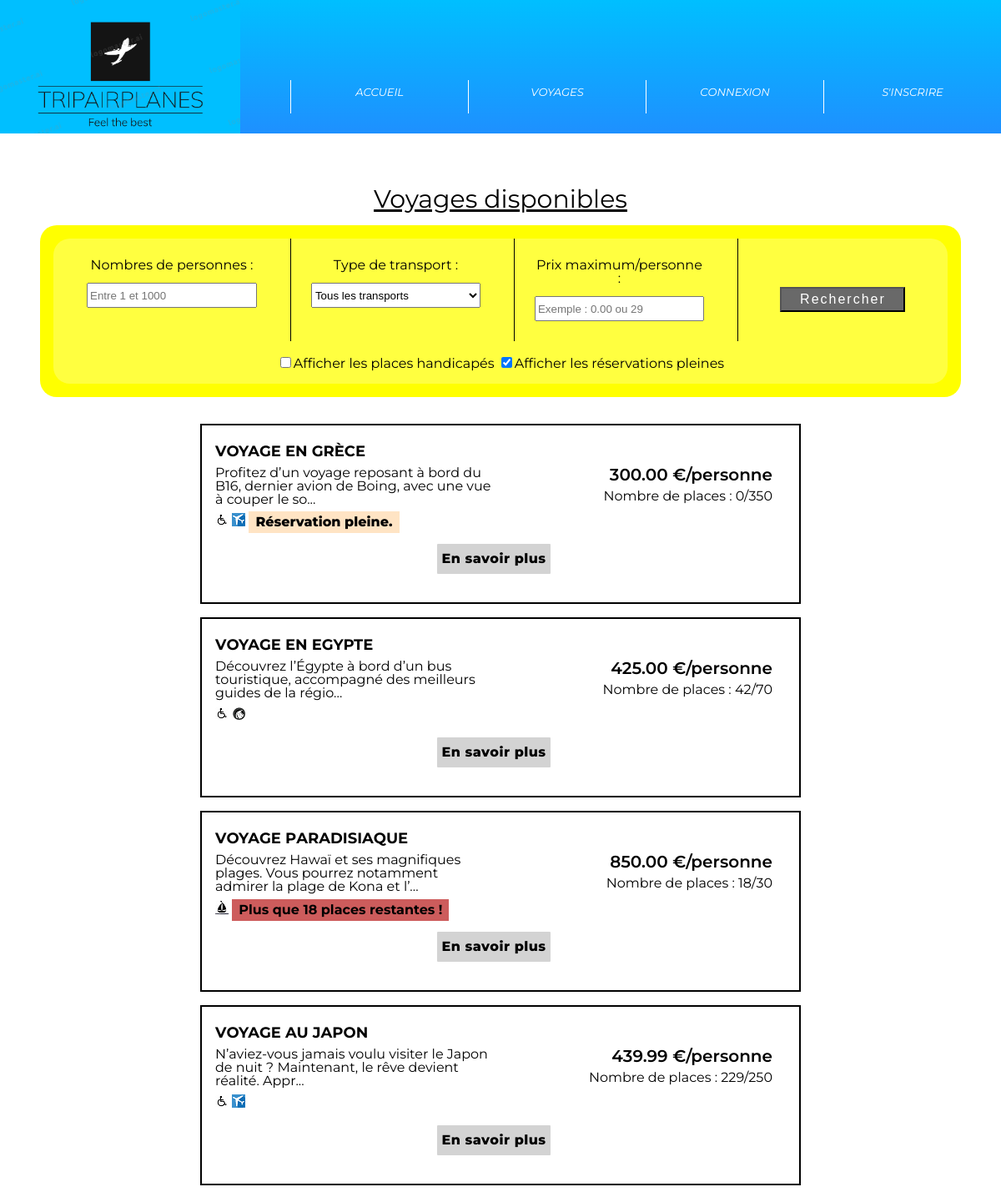
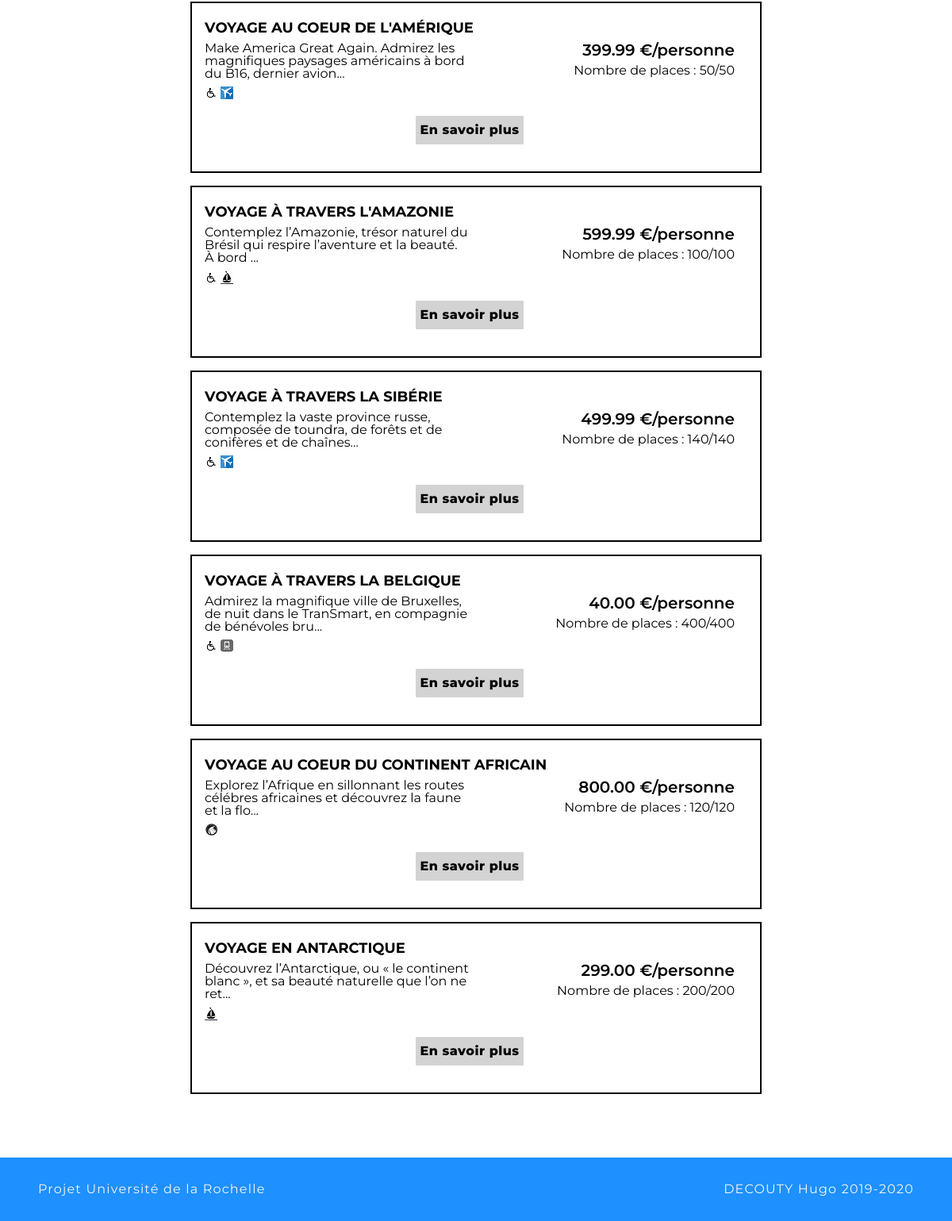
/presentation_voyages.php, run on the app's committed database (2 pictures, top to bottom).
### tables this page shows
CREATE TABLE IF NOT EXISTS `destination` (
  `iddestination` bigint(20) UNSIGNED NOT NULL AUTO_INCREMENT,
  `nom` varchar(40) NOT NULL,
  `description` varchar(300) NOT NULL,
  `transport` varchar(10) DEFAULT 'Autres',
  `nbplaces` int(11) NOT NULL,
  `prix` decimal(10,2) NOT NULL,
  `handicap` char(1) DEFAULT 'N',
  `image` varchar(250) NOT NULL DEFAULT 'images/image_default.jpg',
  PRIMARY KEY (`iddestination`),
  UNIQUE KEY `id_destination` (`iddestination`)
);

### app/controller/controllerVoyage.php (called while the page is built, shortened)
<?php
require_once("app/model/DestinationModel.php");
class controllerVoyage {
    private $model;
    public function __construct()
    {
        $this->model =new DestinationModel();
    }
    public function showVoyages_c(){
        $content = $this->model->showVoyages();
        include_once("app/view/presentation_voyages.php");
    }
}

### app/config/database.php (called while the page is built, shortened)
<?php
    class Database{
        private $host;
        private $db_name;
        private $username;
        private $password;
        public function __construct(){
            $this->host = "localhost";
            $this->db_name = "voyages";
            $this->username = "root";
            $this->password = "";
        }
        public function getConnection(){
            $this->conn = null;
            try{
                $this->conn = new PDO("mysql:host=" . $this->host . ";dbname=" . $this->db_name, $this->username, $this->password);
                $this->conn->exec("set names utf8");
            }catch(PDOException $exception){
                echo "Connection error: " . $exception->getMessage();
            }
            return $this->conn;
        }
    }
?>

### app/model/model.php (called while the page is built, shortened)
<?php
require_once("app/config/database.php");
class model
{
    private $connexion;
    protected $table;
    public function __construct(){
        $db = new Database();
        $this->connexion = $db->getConnection();
    }
    public function find($data=array())
    {
        $conditions="1";
        $fields="*";
        $letter = "";
        $limit="";
        $order=$this->table.".id$this->table ASC";
        $othertable="";
        if(isset($data["letter"])){$letter=$data["letter"];}
        if(isset($data["conditions"])){$conditions=$data["conditions"];}
        if(isset($data["fields"])){$fields=$data["fields"];}
        if(isset($data["order"])){$order=$data["order"];}
        $sql="SELECT $fields FROM ". $this->table. " " . $letter . " ".$othertable." WHERE $conditions ORDER BY $order $limit";
        $prepa=$this->connexion->prepare($sql);
        $prepa->execute();
        $data=$prepa->fetchAll(PDO::FETCH_ASSOC);
        return $data;
    }
}

### app/model/DestinationModel.php (called while the page is built, shortened)
<?php
require_once("app/entity/Destination.php");
require_once("app/model/model.php");
class DestinationModel extends model {
    public function __construct() {
        $this->table = "destination";
    }
    public function showVoyages(){
        $model = parent::find(array("fields" => "iddestination, nom, description, transport, prix, handicap, nbplaces, round((SELECT sum(nombrepersonnes) from Reservation R WHERE R.iddestination = D.iddestination)*100/nbplaces,2) as ratioplaces ",
                                "letter" => "D",
                                "conditions" => "1 GROUP BY iddestination, nom, description, transport, prix, handicap, nbplaces",
                                "order" => "ratioplaces DESC"));
        $result = array();
        foreach ($model as $Destination) {
            $result[] = new Destination($Destination);
        }
        return $result;
    }
}

### app/entity/Destination.php (called while the page is built, shortened)
<?php
class Destination {
    private $id_destination;
    private $nom;
    private $description;
    private $transport;
    private $nb_places;
    private $prix;
    private $handicap;
    public function hydrate(array $donnees){
        foreach ($donnees as $key => $value) {
            $method = 'set'.ucfirst($key);
        }
    }
    public function getIdDestination(){ return $this->id_destination; }
    public function setIdDestination($id_destination){ $this->id_destination = $id_destination; }
    public function getNom(){ return $this->nom; }
    public function setNom($nom){ $this->nom = $nom; }
    public function getDescription(){ return $this->description; }
    public function setDescription($description){ $this->description = $description; }
    public function getTransport(){ return $this->transport; }
    public function setTransport($transport){ $this->transport = $transport; }
    public function getNbPlaces(){ return $this->nb_places; }
    public function setNbPlaces($nb_places){ $this->nb_places = $nb_places; }
    public function getPrix(){ return $this->prix; }
    public function setPrix($prix){ $this->prix = $prix; }
    public function getHandicap(){ return $this->handicap; }
    public function setHandicap($handicap){ $this->handicap = $handicap; }
}

### fonctions.php (called while the page is built)
<?php
    function tronquer_texte($texte, $longueur_max = 100)
    {
    if (strlen($texte) > $longueur_max) {
        $texte = substr($texte, 0, $longueur_max);
        $texte .= "...";
    }
    return $texte;
}
?>

### app/controller/controllerReservation.php (called while the page is built, shortened)
<?php
require_once("app/model/ReservationsModel.php");
class controllerReservation{
    private $model;
    public function __construct(){
        $this->model =new ReservationsModel();
    }
    public function countPlacesTaken($id){
        return $this->model->CheckLastPlaces($id);
    }
}

### app/model/ReservationsModel.php (called while the page is built, shortened)
<?php
require_once("app/model/model.php");
class ReservationsModel extends model {
    public function __construct() {
        $this->table = "reservation";
    }
    public function CheckLastPlaces($id){
        $model = parent::find(array("fields" => "sum(nombrepersonnes) as nbpers",
                               "conditions" => "iddestination = $id"));
        return $model;
    }
}

### app/view/presentation_voyages.php (the view, shortened to what this page needs)
<?php
include_once("app/entity/Destination.php");
include_once("app/controller/controllerReservation.php");
include_once("fonctions.php");
$reserv = new app\controller\controllerReservation();
?>
<ul class="ul-voyages">
    <?php foreach($content as $values):?>
        <?php
        $fct_nbreserves = $reserv->countPlacesTaken($values->getIdDestination())[0]['nbpers'];
        if(is_null($fct_nbreserves)){
            $nb_reserves = 0;
        }else{
            $nb_reserves = $fct_nbreserves;
        }
        ?>
        <li class="show-voyages">
            <h3><?=$values->getNom()?></h3>
            <div class="flex-voyages">
                <div id="flex-voyage-1">
                    <p><?=tronquer_texte($values->getDescription())?></p>
                    <div id="symbols-voyages">
                        <?php if($values->getHandicap() == 'Y'):?>
                            <img src="images/site/handicap.jpg">
                        <?php endif;?>
                        <?php if($values->getTransport() == 'Avion'){
                            echo "<img src=\"images/site/avion.png\">";
                        } else if($values->getTransport() == 'Bateau'){
                            echo "<img src=\"images/site/bateau.jpg\">";
                        } else if($values->getTransport() == 'Train'){
                            echo "<img src=\"images/site/train.jpg\">";
                        } else {
                            echo "<img src=\"images/site/route.png\">";
                        }
                        ?>
                        <?php
                        if($nb_reserves == $values->getNbPlaces()){
                            echo "<strong id=\"complete_reserv\">Réservation pleine.</strong>";
                        }else if($values->getNbPlaces() - $nb_reserves <= 20){
                            $places_restantes = $values->getNbPlaces() - $nb_reserves;
                            echo "<strong id=\"almost-complete_reserv\">Plus que $places_restantes places restantes !</strong>";
                        }else{
                            echo "";
                        }
                        ?>
                    </div>
                </div>
                <div id="flex-voyage-2">
                    <p><?=$values->getPrix()?> €/personne</p>
                    <p>Nombre de places : <?=($values->getNbPlaces() - $nb_reserves)?>/<?=$values->getNbPlaces()?></p>
                </div>
            </div>
            <div class="show_more_voyages"><a href="sejour.php?id_destination=<?=$values->getIdDestination()?>">En savoir plus</a></div>
        </li>
    <?php endforeach;?>
</ul>

### presentation_voyages.php (shortened to what this page needs)
<?php
include_once("app/controller/controllerVoyage.php");
$voyage = new app\controller\controllerVoyage();
?>
<!DOCTYPE html>
<html>
<head>
    <link rel="stylesheet" type="text/css" href="css/reset.css"/>
    <link rel="stylesheet" type="text/css" href="css/style.css"/>
</head>
<body>
<?php require_once('appelHeader.php');?>
<main>
    <h2 id="h2-show">Voyages disponibles</h2>
    <div id="background-form-show-voyages">
        <form id="form-show-voyages" method="post" action="presentation_voyages.php">
            <div id="div-flex-border-form-show-voyages">
                <div class="border-form-show-voyages">
                    <label for="nbplaces-show-voyages">Nombres de personnes : </label><br>
                    <input type="number" min="0" max="1000" step="1" name="nbplaces" id="nbplaces-show-voyages" placeholder="Entre 1 et 1000">
                </div>
                <div class="border-form-show-voyages">
                    <label for="transport-show-voyages">Type de transport : </label><br>
                    <select id="transport-show-voyages" name="transport[]" size="1">
                        <option value="All">Tous les transports</option>
                    </select>
                </div>
                <div class="border-form-show-voyages">
                    <label for="prix-show-voyages">Prix maximum/personne : </label><br>
                    <input type="number" min="0" max="1000" step="0.01" pattern="[0-9]{1, },[[0-9]]{2}$" name="prix" id="prix-show-voyages" placeholder="Exemple : 0.00 ou 29">
                </div>
                <div class="border-form-show-voyages">
                    <input id="btnSubmit-show-voyages" type="submit" name="btnSubmit-show-voyages" value="Rechercher">
                </div>
            </div>
            <div id="checkbox-form-show-voyages">
                <input type="checkbox" name="handicap-show-voyages" value="Y">Afficher les places handicapés
                <input type="checkbox" name="ratioplacesNotFull" value="Yes" checked="checked">Afficher les réservations pleines
            </div>
        </form>
    </div>
    <?php if(isset($_POST['btnSubmit-show-voyages'])){
        $voyage->FilterSearch($nbplaces, $transport, $prix, $handicap, $ratioplaces);
    }else{
        $voyage->showVoyages_c();
    }?>
    <?php require_once("footer.php");?>
</main>
</body>
</html>

### appelHeader.php (shortened to what this page needs)
<?php
include_once("fonctions.php");
$client = new app\Controller\controllerClient();
    $header = false;
    if(isset($_SESSION['nom']) && isset($_SESSION['mail'])) {
        $client = $client->PersonalClientHeader($_SESSION['nom'], $_SESSION['prenom'], $_SESSION['mail'])[0];
        if ($_SESSION['statut'] == 'Admin') {
            $header_admin = true;
        } else {
            $header_user = true;
        }
    } else {
        $header = true;
    }
?>
<!DOCTYPE html>
<html>
<head>
    <link rel="stylesheet" type="text/css" href="css/reset.css"/>
    <link rel="stylesheet" type="text/css" href="css/style.css"/>
</head>
<body>
<header>
    <nav class="cadre_header">
        <div id="image_header"><img src="images/site/header-image.png"></div>
        <ul id="ul-header">
            <li><a href="index.php">Accueil</a></li>
            <li><a href="presentation_voyages.php">Voyages</a></li>
            <?php if($header):?>
                <li><a href="login.php">Connexion</a></li>
                <li><a href="register.php">S'inscrire</a></li>
            <?php endif;?>
        </ul>
    </nav>
</header>
</body>
</html>

### footer.php (shortened to what this page needs)
<!DOCTYPE html>
<html lang="fr">
<head>
    <link rel="stylesheet" type="text/css" href="css/reset.css"/>
    <link rel="stylesheet" type="text/css" href="css/style.css"/>
</head>
<body>
    <div id="relative-footer">
        <footer>
            <p>Projet Université de la Rochelle</p>
            <p>DECOUTY Hugo 2019-2020</p>
        </footer>
    </div>
</body>
</html>

### css/style.css (style rules this page uses)
* { box-sizing: border-box; }
html { font-family: 'Montserrat', sans-serif; }
a { text-decoration: none; color: darkred; }
.cadre_header { display: flex; position: fixed; top: 0; background-image: linear-gradient(deepskyblue, dodgerblue); color: white; height: 20vh; width: 100%; z-index: 1000; }
.cadre_header a { text-decoration: none; font-style: oblique; font-variant: all-small-caps; color: white; font-size: 18px; cursor: pointer; }
#image_header { width: 25%; }
#image_header img { height: 20vh; overflow: hidden; }
#ul-header { margin-left: 5%; padding-top: 12vh; display: flex; justify-content: space-around; width: 75%; }
#ul-header>li { width: 25%; border-left: 1px solid white; text-align: center; height: 40px; line-height: 1.5; }
main { margin-top: 28vh; }
header { position: relative; }
main { position: relative; }
#background-form-show-voyages { background-color: #FFFF00; padding: 1rem; margin: 1rem 3rem 2rem 3rem; border-radius: 20px; }
#form-show-voyages { text-align: center; background-color: #FFFF40; border-radius: 20px; }
#div-flex-border-form-show-voyages { display: flex; }
.border-form-show-voyages { width: 25%; margin-left: 1rem; border-left: 1px solid black; padding: 1.5rem; }
.border-form-show-voyages:nth-of-type(1) { border: none; }
#nbplaces-show-voyages, #transport-show-voyages, #prix-show-voyages { margin-top: 1em; width: 100%; height: 30px; }
#checkbox-form-show-voyages { padding: 1rem 0; }
.border-form-show-voyages:nth-of-type(4) { position: relative; }
#btnSubmit-show-voyages { position: absolute; top: 35%; left: 50%; transform: translate(-50%, 50%); background-color: dimgray; color: white; width: 150px; height: 30px; font-size: 16px; letter-spacing: 2px; }
#h2-show { font-size: 30px; text-align: center; text-decoration: underline; margin-bottom: 1rem; }
.flex-voyages { display: flex; }
#flex-voyage-1, #flex-voyage-2 { width: 50%; }
.ul-voyages { width: 60%; margin: 0 auto; }
.ul-voyages>li { border: 2px solid black; margin-bottom: 1rem; padding: 1rem 2rem 2rem 1rem; }
.show_more_voyages { border: 2px solid white; text-align: center; background-color: lightgray; width: 140px; height: 40px; margin: 0 auto; margin-top: 1rem; border-radius: 3px; }
.show_more_voyages a { text-decoration: none; line-height: 2.2; color: black; letter-spacing: 0.5px; font-weight: 800; }
.ul-voyages>li>h3 { font-size: 25px; font-weight: bolder; font-variant-caps: all-small-caps; }
.ul-voyages li p:nth-of-type(1), #symbols-voyages { text-align: left; margin-top: 0.5rem; }
#flex-voyage-2 p:nth-of-type(1) { font-weight: 600; font-size: 20px; text-align: right; margin-bottom: 0.5rem; }
#flex-voyage-2 p:nth-of-type(2) { text-align: right; }
#complete_reserv { color: black; font-weight: 800; background-color: bisque; padding: 0.2rem 0.5rem; }
#almost-complete_reserv { background-color: indianred; font-weight: bolder; padding: 0.2rem 0.5rem; }
#relative-footer { position: relative; }
body { margin-bottom: 10rem; }
footer { margin-top: 2rem; background-color: dodgerblue; width: 100%; height: 10vh; position: fixed; bottom: 0; clear: both; }
footer p { color: whitesmoke; padding: 0 3rem; line-height: 10vh; letter-spacing: 1.2px; }
footer p:nth-of-type(1) { float: left; }
footer p:nth-of-type(2) { float: right; }

### data on the page
destination: nom "Voyage en Grèce", description "Profitez d’un voyage reposant à bord du B16, dernier avion de Boing, avec une vue à couper le so...", shows "Réservation pleine.", prix "300.00", NbPlaces "0", nbplaces "350"
destination: nom "Voyage en Egypte", description "Découvrez l’Égypte à bord d’un bus touristique, accompagné des meilleurs guides de la régio...", prix "425.00", NbPlaces "42", nbplaces "70"
destination: nom "Voyage Paradisiaque", description "Découvrez Hawaï et ses magnifiques plages. Vous pourrez notamment admirer la plage de Kona et l’...", places_restantes "18", prix "850.00", NbPlaces "18", nbplaces "30"
destination: nom "Voyage au Japon", description "N’aviez-vous jamais voulu visiter le Japon de nuit ? Maintenant, le rêve devient réalité. Appr...", prix "439.99", NbPlaces "229", nbplaces "250"
destination: nom "Voyage au coeur de l'Amérique", description "Make America Great Again. Admirez les magnifiques paysages américains à bord du B16, dernier avion...", prix "399.99", $values->getNbPlaces()-$nb_reserves "50", nbplaces "50"
destination: nom "Voyage à travers l'Amazonie", description "Contemplez l’Amazonie, trésor naturel du Brésil qui respire l’aventure et la beauté. À bord ...", prix "599.99", $values->getNbPlaces()-$nb_reserves "100", nbplaces "100"
destination: nom "Voyage à travers la Sibérie", description "Contemplez la vaste province russe, composée de toundra, de forêts et de conifères et de chaînes...", prix "499.99", $values->getNbPlaces()-$nb_reserves "140", nbplaces "140"
destination: nom "Voyage à travers la Belgique", description "Admirez la magnifique ville de Bruxelles, de nuit dans le TranSmart, en compagnie de bénévoles bru...", prix "40.00", $values->getNbPlaces()-$nb_reserves "400", nbplaces "400"
destination: nom "Voyage au coeur du continent africain", description "Explorez l’Afrique en sillonnant les routes célébres africaines et découvrez la faune et la flo...", prix "800.00", $values->getNbPlaces()-$nb_reserves "120", nbplaces "120"
destination: nom "Voyage en Antarctique", description "Découvrez l’Antarctique, ou « le continent blanc », et sa beauté naturelle que l’on ne ret...", prix "299.00", $values->getNbPlaces()-$nb_reserves "200", nbplaces "200"
